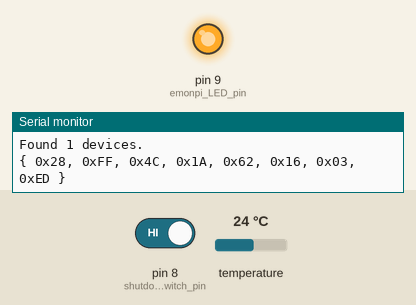
Recording of a sketch running on a simulated Arduino Uno, built with avr-gcc and run on an emulated ATmega328P. On the bench: output pins drawn as LEDs (lit = HIGH), the last lines printed to the serial monitor. The test bench sets the inputs (shaded band); at power-on: pin 8 (shutdown_switch_pin) HIGH, temperature 24 °C.

Above: at 2.2 s.
2.3 s: pin 8 (shutdown_switch_pin) driven LOW
At 2.9 s:
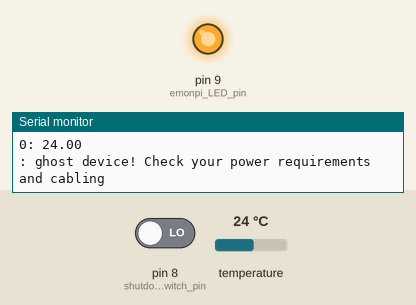
12.1 s: pin 8 (shutdown_switch_pin) driven HIGH
At 20.5 s:
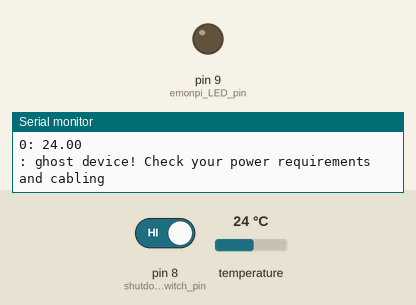
Timing chart, 0 to 32.1 s (numbered marks = the images above; inputs shaded):
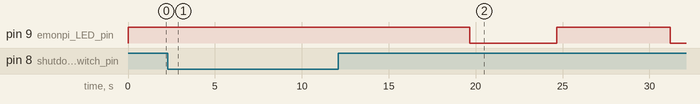

The sketch:

DS18B20_temperature_test.ino
```cpp
#include <OneWire.h>
#include <DallasTemperature.h>

// Data wire is plugged into port 2 on the Arduino
#define ONE_WIRE_BUS 4                         //emonPi RJ45 DS18B20 one-wire
#define TEMPERATURE_PRECISION 12

const byte emonpi_LED_pin=9;
const byte shutdown_switch_pin = 8;
const byte emonpi_GPIO_pin=5;              //connected to Pi GPIO 17

OneWire oneWire(ONE_WIRE_BUS);
DallasTemperature sensors(&oneWire);


byte num_sensors;
long unsigned int start_press;
byte flag;
DeviceAddress tmp_address;


void setup(void)
{
  pinMode(emonpi_LED_pin, OUTPUT);
  digitalWrite(emonpi_LED_pin, HIGH);

  pinMode(shutdown_switch_pin, INPUT);
  pinMode(shutdown_switch_pin,INPUT_PULLUP);            //enable ATmega328 internal pull-up resistors

  Serial.begin(57600);
  Serial.println("ATmega328 Startup");
  Serial.println("Dallas Temperature IC Control Library Demo");

  sensors.begin();

  Serial.println("Locating devices...");
  delay(1000);
  Serial.print("found: ");
  num_sensors = (sensors.getDeviceCount());
  Serial.print(num_sensors);
  Serial.println(" devices.");

  digitalWrite(emonpi_LED_pin, LOW);
}


void loop()
{
  digitalWrite(emonpi_LED_pin, HIGH);
  sensors.requestTemperatures();

   Serial.print("Found ");  Serial.print(num_sensors ); Serial.println(" devices.");

   for(int i=0;i<num_sensors; i++)
  {
    sensors.getAddress(tmp_address, i);
    printAddress(tmp_address);
    Serial.println();
  }

  if (num_sensors >= 0)
    take_ds18b20_reading();

  delay(5000);
  digitalWrite(emonpi_LED_pin, LOW);
  if (digitalRead(shutdown_switch_pin) == 0 ) shutdown_sequence();

 delay(5000);
}


void printAddress(DeviceAddress deviceAddress)
{
  Serial.print("{ ");
  for (uint8_t i = 0; i < 8; i++)
  {
    // zero pad the address if necessary
    Serial.print("0x");
    if (deviceAddress[i] < 16) Serial.print("0");
    Serial.print(deviceAddress[i], HEX);
    if (i<7) Serial.print(", ");
  }
  Serial.print(" }");
}

void take_ds18b20_reading()
{
  // Loop through each device, print out temperature data
  for(int i=0;i<num_sensors; i++)
  {
    // Search the wire for address
    if(sensors.getAddress(tmp_address, i))
      {
           sensors.setResolution(tmp_address, TEMPERATURE_PRECISION);

           // Get readings. We must wait for ASYNC_DELAY due to power-saving (waitForConversion = false)
           sensors.requestTemperatures();
           float temp1=(sensors.getTempC(tmp_address));

           // Payload will maintain previous reading unless the temperature is within range.
           if (temperature_in_range(temp1)){
           Serial.print(i); Serial.print(": "); Serial.println(temp1);
	   }
          else
          Serial.print(i); Serial.print(": ");  Serial.println("ghost device! Check your power requirements and cabling");
	//else ghost device! Check your power requirements and cabling
      }
  }
}


boolean temperature_in_range(float temp)
{
  // Only accept the reading if it's within a desired range.
  float minimumTemp = -40.0;
  float maximumTemp = 125.0;

  return temp > minimumTemp && temp < maximumTemp;
}


 void shutdown_sequence()
  {
    Serial.println("Hold button for 5s to shutdown Pi...release to restart just emonPi ATmega328");
    digitalWrite(emonpi_LED_pin, HIGH);

    start_press=millis();                                                                 // record time shutdown push button is pressed
    flag=0;
    while( ((millis()-start_press) < 5000))                                               // time 5s
    {
      if  (digitalRead(shutdown_switch_pin) == 1)                                         // if shutdown button is released in less than 5s then soft restart ATmega328
        asm volatile ("  jmp 0");                                                         // restarts sketch but does not reset the peripherals and register
    }
    digitalWrite(emonpi_GPIO_pin, HIGH);                                                  // sent shutdown signal to Pi GPIO pin after 5s
    asm volatile ("  jmp 0");                                                             // soft restart ATmega328
}
```

Measured:
- after the input at 2.3 s, pin 9 (emonpi_LED_pin): stays HIGH (without the input it goes to LOW after 5.3 s)
- after the input at 12.1 s, pin 9 (emonpi_LED_pin): HIGH → LOW after 7.6 s, → HIGH 5.0 s later, → LOW 6.5 s later
